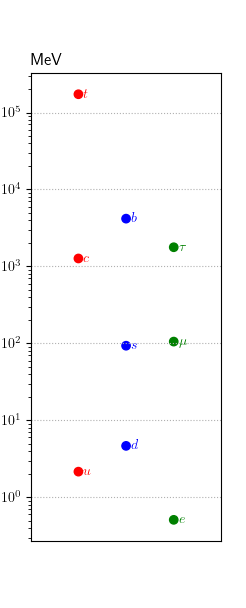

This figure's Python source:
import matplotlib.pyplot as plt
import numpy as np
import matplotlib.ticker as ticker

# Set latex writing
plt.rcParams['text.usetex'] = True
plt.rcParams['figure.dpi'] = 100

MeV = 1
GeV = 1e3
TeV = 1e6

MASS_E = 0.511 * MeV
MASS_MU = 105.7 * MeV
MASS_TAU = 1777 * MeV
MASS_U = 2.16 * MeV
MASS_D = 4.67 * MeV
MASS_S = 93.4 * MeV
MASS_C = 1.27 * GeV
MASS_B = 4.18 * GeV
MASS_T = 172.69 * GeV


def main():

    fig, ax = plt.subplots()
    ax.annotate(r'$u$', (1, MASS_U), (1.05, 0.9 * MASS_U), color="red")
    ax.annotate(r'$c$', (1, MASS_C), (1.05, 0.9 * MASS_C), color="red")
    ax.annotate(r'$t$', (1, MASS_T), (1.05, 0.9 * MASS_T), color="red")
    ax.annotate(r'$d$', (1.5, MASS_D), (1.55, 0.9 * MASS_D), color="blue")
    ax.annotate(r'$s$', (1.5, MASS_S), (1.55, 0.9 * MASS_S), color="blue")
    ax.annotate(r'$b$', (1.5, MASS_B), (1.55, 0.9 * MASS_B), color="blue")
    ax.annotate(r'$e$', (2, MASS_E), (2.05, 0.9 * MASS_E), color="green")
    ax.annotate(r'$\mu$', (2, MASS_MU), (2.05, 0.9 * MASS_MU), color="green")
    ax.annotate(r'$\tau$', (2, MASS_TAU),
                (2.05, 0.9 * MASS_TAU), color="green")
    ax.set_yscale('log')
    ax.set_xlim([0.5, 2.5])
    ax.set_title('MeV', loc='left')
    ax.grid(True, axis='y', which='major', linestyle='dotted')
    ax.tick_params(axis='x', which="both", bottom=False, labelbottom=False)
    ax = plt.scatter([1, 1, 1, 1.5, 1.5, 1.5, 2, 2, 2], [
                     MASS_U, MASS_C, MASS_T, MASS_D, MASS_S, MASS_B, MASS_E, MASS_MU, MASS_TAU],
                     color=["red", "red", "red", "blue", "blue", "blue", "green", "green", "green"])
    plt.show()
    return 0


if __name__ == "__main__":
    main()
